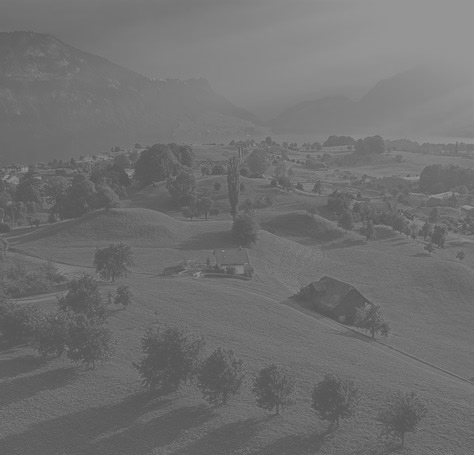
#> input picture E - 通识+专业课程资料/第6学期-机器视觉/Codes/work2/fig1.jpg, 474 x 455 px, found by its file name
$ python demo2-3.py
#> lines starting #> are read from the running program, lines starting #| are printed output that depends on the picture
import numpy as np
from PIL import Image

img = Image.open('./work2-3/fig1.jpg').convert('L')
img_array = np.array(img)

# 计算直方图
hist, bins = np.histogram(img, 256, [0,256])
#> hist = 256 values, max 7516 at index 112, min 0 at index 0, mean 842.5; bins = 257 values from 0 to 256

# 计算累积分布函数 (CDF)
cdf = hist.cumsum()
#> cdf = 256 values from 0 to 215670
cdf_normalized = cdf * hist.max() / cdf.max()
#> cdf_normalized = 256 values from 0 to 7516

# 使用累积分布函数作为变换函数进行直方图均衡化
cdf_m = np.ma.masked_equal(cdf,0)
cdf_m = (cdf_m - cdf_m.min())*255/(cdf_m.max()-cdf_m.min())
cdf = np.ma.filled(cdf_m,0).astype('uint8')
#> cdf = 256 values from 0 to 255

img2 = cdf[img]
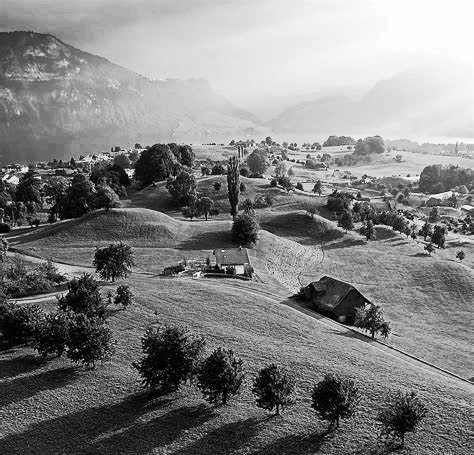
#> img2: shape (455, 474); min 0, max 255, mean 129.6

Image.fromarray(img2).save('fig1_new.jpg')
